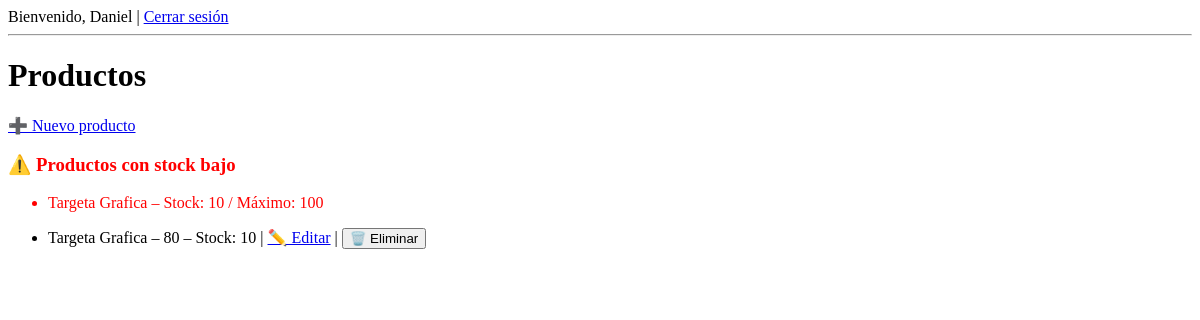
Before: /productos (signed in) with the older database file.
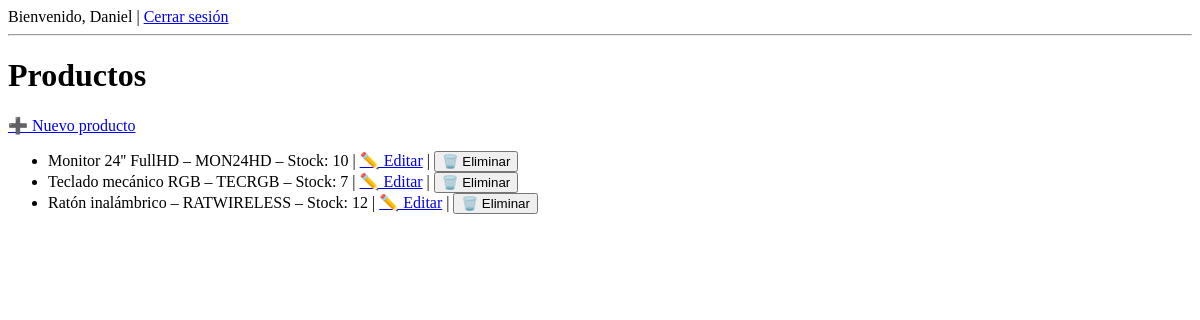
After: the same page with the newer database file.
### app/models.py (models this page shows, shortened)
class Usuario(UserMixin, db.Model):
    id = db.Column(db.Integer, primary_key=True)
    nombre = db.Column(db.String(150), nullable=False)
    email = db.Column(db.String(150), unique=True, nullable=False)
    password = db.Column(db.String(256), nullable=False)
    rol = db.Column(db.String(50), nullable=False, default='cliente')

class Producto(db.Model):
    id = db.Column(db.Integer, primary_key=True)
    nombre = db.Column(db.String(150), nullable=False)
    descripcion = db.Column(db.Text)
    cantidad = db.Column(db.Integer, nullable=False)
    stock_maximo = db.Column(db.Integer, nullable=False, default=100)
    precio = db.Column(db.Float, nullable=False)
    ubicacion = db.Column(db.String(100))
    referencia = db.Column(db.String(100))
    color = db.Column(db.String(50))
    proveedores = db.relationship('Proveedor', secondary=producto_proveedor, backref='productos')

### app/routes.py (the view)
@main.route('/productos')
@login_required
def listar_productos():
    productos = Producto.query.all()
    productos_stock_bajo = [
        p for p in productos if p.cantidad <= (p.stock_maximo * 0.1)
    ]
    return render_template('productos/listar.html', productos=productos, productos_stock_bajo=productos_stock_bajo)

### app/routes.py (called while the page is built)
@login_manager.user_loader
def load_user(user_id):
    return Usuario.query.get(int(user_id))

### app/templates/productos/listar.html (shortened to what this page needs)
{% extends 'base.html' %}
{% block content %}
<h1>Productos</h1>
<a href="{{ url_for('main.crear_producto') }}">➕ Nuevo producto</a>
{% if productos_stock_bajo %}
  <div style="color:red;">
    <h3>⚠️ Productos con stock bajo</h3>
    <ul>
      {% for p in productos_stock_bajo %}
        <li>{{ p.nombre }} – Stock: {{ p.cantidad }} / Máximo: {{ p.stock_maximo }}</li>
      {% endfor %}
    </ul>
  </div>
{% endif %}
<ul>
  {% for p in productos %}
    <li>
      {{ p.nombre }} – {{ p.referencia }} – Stock: {{ p.cantidad }}
      | <a href="{{ url_for('main.editar_producto', id=p.id) }}">✏️ Editar</a>
      | <form method="POST" action="{{ url_for('main.eliminar_producto', id=p.id) }}" style="display:inline;">
          <button type="submit" onclick="return confirm('¿Eliminar este producto?');">🗑️ Eliminar</button>
        </form>
    </li>
  {% endfor %}
</ul>
{% endblock %}

### app/templates/base.html (shortened to what this page needs)
<!DOCTYPE html>
<html lang="es">
<head>
</head>
<body>
    <nav>
        {% if current_user.is_authenticated %}
            Bienvenido, {{ current_user.nombre }} |
            <a href="{{ url_for('main.logout') }}">Cerrar sesión</a>
        {% else %}
            <a href="{{ url_for('main.login') }}">Login</a> |
            <a href="{{ url_for('main.register') }}">Registro</a>
        {% endif %}
    </nav>
    <hr>
    {% block content %}{% endblock %}
</body>
</html>

Changed rows visible on the page:
no longer on one of the page's lists (row edited): Producto: nombre "Targeta Grafica", cantidad "10", stock_maximo "100"
changed Producto: nombre "Targeta Grafica" → "Monitor 24'' FullHD"; referencia "80" → "MON24HD"
added Producto: nombre "Teclado mecánico RGB", referencia "TECRGB", cantidad "7", shown under "Productos"
added Producto: nombre "Ratón inalámbrico", referencia "RATWIRELESS", cantidad "12", shown under "Productos"
Other visible differences:
text no longer shown: "⚠️ Productos con stock bajo"
